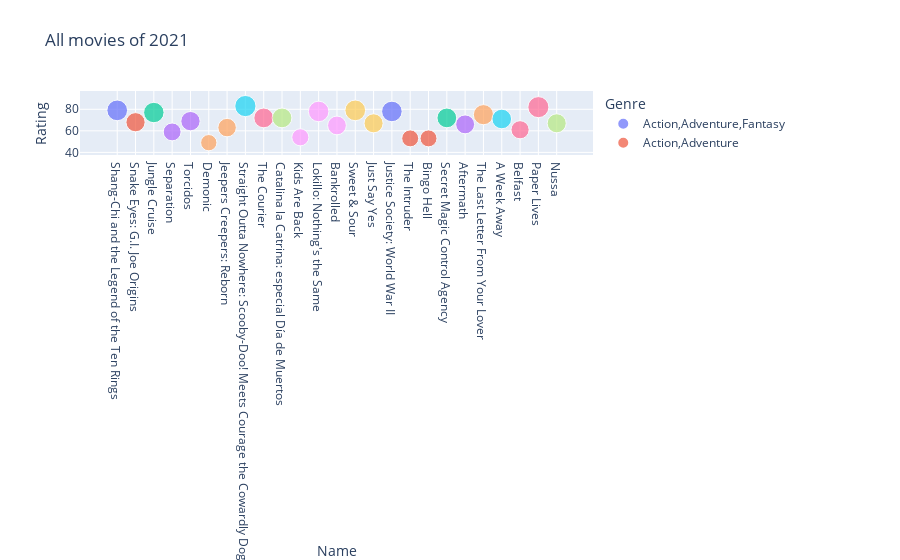

This figure's notebook cell:
### Code cell
fig = px.scatter(movies_2021, x="Name", y="Rating",
      size="Rating", color="Genre", size_max=15,hover_data=['Director'],title='All movies of 2021')
fig.show()

### Figure 1 — Plotly figure (JSON) as saved in the notebook; plotly's stock layout.template omitted (floating-point values rounded to 4 significant figures)
{"data": [{"customdata": [["Destin Daniel Cretton"]], "hovertemplate": "Genre=Action,Adventure,Fantasy<br>Name=%{x}<br>Rating=%{marker.size}<br>Director=%{customdata[0]}<extra></extra>", "legendgroup": "Action,Adventure,Fantasy", "marker": {"color": "#636efa", "size": [79], "sizemode": "area", "sizeref": 0.3689, "symbol": "circle"}, "mode": "markers", "name": "Action,Adventure,Fantasy", "orientation": "v", "showlegend": true, "type": "scatter", "x": ["Shang-Chi and the Legend of the Ten Rings"], "xaxis": "x", "y": [79], "yaxis": "y"}, {"customdata": [["Evan Spiliotopoulos"]], "hovertemplate": "Genre=Action,Adventure<br>Name=%{x}<br>Rating=%{marker.size}<br>Director=%{customdata[0]}<extra></extra>", "legendgroup": "Action,Adventure", "marker": {"color": "#EF553B", "size": [68], "sizemode": "area", "sizeref": 0.3689, "symbol": "circle"}, "mode": "markers", "name": "Action,Adventure", "orientation": "v", "showlegend": true, "type": "scatter", "x": ["Snake Eyes: G.I. Joe Origins"], "xaxis": "x", "y": [68], "yaxis": "y"}, {"customdata": [["Jaume Collet-Serra"]], "hovertemplate": "Genre=Adventure,Fantasy,Comedy,Action<br>Name=%{x}<br>Rating=%{marker.size}<br>Director=%{customdata[0]}<extra></extra>", "legendgroup": "Adventure,Fantasy,Comedy,Action", "marker": {"color": "#00cc96", "size": [77], "sizemode": "area", "sizeref": 0.3689, "symbol": "circle"}, "mode": "markers", "name": "Adventure,Fantasy,Comedy,Action", "orientation": "v", "showlegend": true, "type": "scatter", "x": ["Jungle Cruise"], "xaxis": "x", "y": [77], "yaxis": "y"}, {"customdata": [["William Brent Bell"], ["David Koepp"]], "hovertemplate": "Genre=Horror<br>Name=%{x}<br>Rating=%{marker.size}<br>Director=%{customdata[0]}<extra></extra>", "legendgroup": "Horror", "marker": {"color": "#ab63fa", "size": [59, 69], "sizemode": "area", "sizeref": 0.3689, "symbol": "circle"}, "mode": "markers", "name": "Horror", "orientation": "v", "showlegend": true, "type": "scatter", "x": ["Separation", "Torcidos"], "xaxis": "x", "y": [59, 69], "yaxis": "y"}, {"customdata": [["Neill Blomkamp"], ["Kevin Williamson"]], "hovertemplate": "Genre=Horror,Thriller<br>Name=%{x}<br>Rating=%{marker.size}<br>Director=%{customdata[0]}<extra></extra>", "legendgroup": "Horror,Thriller", "marker": {"color": "#FFA15A", "size": [49, 63], "sizemode": "area", "sizeref": 0.3689, "symbol": "circle"}, "mode": "markers", "name": "Horror,Thriller", "orientation": "v", "showlegend": true, "type": "scatter", "x": ["Demonic", "Jeepers Creepers: Reborn"], "xaxis": "x", "y": [49, 63], "yaxis": "y"}, {"customdata": [["Joseph Barbera"]], "hovertemplate": "Genre=Animation,Comedy,Mystery,Family,Fantasy<br>Name=%{x}<br>Rating=%{marker.size}<br>Director=%{customdata[0]}<extra></extra>", "legendgroup": "Animation,Comedy,Mystery,Family,Fantasy", "marker": {"color": "#19d3f3", "size": [83], "sizemode": "area", "sizeref": 0.3689, "symbol": "circle"}, "mode": "markers", "name": "Animation,Comedy,Mystery,Family,Fantasy", "orientation": "v", "showlegend": true, "type": "scatter", "x": ["Straight Outta Nowhere: Scooby-Doo! Meets Courage the Cowardly Dog"], "xaxis": "x", "y": [83], "yaxis": "y"}, {"customdata": [["Dominic Cooke"]], "hovertemplate": "Genre=Thriller,History,Drama<br>Name=%{x}<br>Rating=%{marker.size}<br>Director=%{customdata[0]}<extra></extra>", "legendgroup": "Thriller,History,Drama", "marker": {"color": "#FF6692", "size": [72], "sizemode": "area", "sizeref": 0.3689, "symbol": "circle"}, "mode": "markers", "name": "Thriller,History,Drama", "orientation": "v", "showlegend": true, "type": "scatter", "x": ["The Courier"], "xaxis": "x", "y": [72], "yaxis": "y"}, {"customdata": [["Dominic Cooke"]], "hovertemplate": "Genre=Family,Animation<br>Name=%{x}<br>Rating=%{marker.size}<br>Director=%{customdata[0]}<extra></extra>", "legendgroup": "Family,Animation", "marker": {"color": "#B6E880", "size": [72], "sizemode": "area", "sizeref": 0.3689, "symbol": "circle"}, "mode": "markers", "name": "Family,Animation", "orientation": "v", "showlegend": true, "type": "scatter", "x": ["Catalina la Catrina: especial Día de Muertos"], "xaxis": "x", "y": [72], "yaxis": "y"}, {"customdata": [["Michèle Laroque"], ["Yedinson Flórez"], ["Marcos Bucay"]], "hovertemplate": "Genre=Comedy<br>Name=%{x}<br>Rating=%{marker.size}<br>Director=%{customdata[0]}<extra></extra>", "legendgroup": "Comedy", "marker": {"color": "#FF97FF", "size": [54, 78, 65], "sizemode": "area", "sizeref": 0.3689, "symbol": "circle"}, "mode": "markers", "name": "Comedy", "orientation": "v", "showlegend": true, "type": "scatter", "x": ["Kids Are Back", "Lokillo: Nothing's the Same", "Bankrolled"], "xaxis": "x", "y": [54, 78, 65], "yaxis": "y"}, {"customdata": [["Lee Kae-byeok"], ["Appie Boudellah"]], "hovertemplate": "Genre=Comedy,Romance<br>Name=%{x}<br>Rating=%{marker.size}<br>Director=%{customdata[0]}<extra></extra>", "legendgroup": "Comedy,Romance", "marker": {"color": "#FECB52", "size": [79, 67], "sizemode": "area", "sizeref": 0.3689, "symbol": "circle"}, "mode": "markers", "name": "Comedy,Romance", "orientation": "v", "showlegend": true, "type": "scatter", "x": ["Sweet & Sour", "Just Say Yes"], "xaxis": "x", "y": [79, 67], "yaxis": "y"}, {"customdata": [["Jeff Wamester"]], "hovertemplate": "Genre=Animation,War,Science Fiction<br>Name=%{x}<br>Rating=%{marker.size}<br>Director=%{customdata[0]}<extra></extra>", "legendgroup": "Animation,War,Science Fiction", "marker": {"color": "#636efa", "size": [78], "sizemode": "area", "sizeref": 0.3689, "symbol": "circle"}, "mode": "markers", "name": "Animation,War,Science Fiction", "orientation": "v", "showlegend": true, "type": "scatter", "x": ["Justice Society: World War II"], "xaxis": "x", "y": [78], "yaxis": "y"}, {"customdata": [["Natalia Meta"], ["Gigi Saúl Guerrero"]], "hovertemplate": "Genre=Thriller<br>Name=%{x}<br>Rating=%{marker.size}<br>Director=%{customdata[0]}<extra></extra>", "legendgroup": "Thriller", "marker": {"color": "#EF553B", "size": [53, 53], "sizemode": "area", "sizeref": 0.3689, "symbol": "circle"}, "mode": "markers", "name": "Thriller", "orientation": "v", "showlegend": true, "type": "scatter", "x": ["The Intruder", "Bingo Hell"], "xaxis": "x", "y": [53, 53], "yaxis": "y"}, {"customdata": [["Alexey Tsitsilin"]], "hovertemplate": "Genre=Animation,Comedy,Fantasy<br>Name=%{x}<br>Rating=%{marker.size}<br>Director=%{customdata[0]}<extra></extra>", "legendgroup": "Animation,Comedy,Fantasy", "marker": {"color": "#00cc96", "size": [72], "sizemode": "area", "sizeref": 0.3689, "symbol": "circle"}, "mode": "markers", "name": "Animation,Comedy,Fantasy", "orientation": "v", "showlegend": true, "type": "scatter", "x": ["Secret Magic Control Agency"], "xaxis": "x", "y": [72], "yaxis": "y"}, {"customdata": [["Peter Winther"]], "hovertemplate": "Genre=Horror,Crime,Drama,Thriller<br>Name=%{x}<br>Rating=%{marker.size}<br>Director=%{customdata[0]}<extra></extra>", "legendgroup": "Horror,Crime,Drama,Thriller", "marker": {"color": "#ab63fa", "size": [66], "sizemode": "area", "sizeref": 0.3689, "symbol": "circle"}, "mode": "markers", "name": "Horror,Crime,Drama,Thriller", "orientation": "v", "showlegend": true, "type": "scatter", "x": ["Aftermath"], "xaxis": "x", "y": [66], "yaxis": "y"}, {"customdata": [["Augustine Frizzell"]], "hovertemplate": "Genre=Drama,Romance<br>Name=%{x}<br>Rating=%{marker.size}<br>Director=%{customdata[0]}<extra></extra>", "legendgroup": "Drama,Romance", "marker": {"color": "#FFA15A", "size": [75], "sizemode": "area", "sizeref": 0.3689, "symbol": "circle"}, "mode": "markers", "name": "Drama,Romance", "orientation": "v", "showlegend": true, "type": "scatter", "x": ["The Last Letter From Your Lover"], "xaxis": "x", "y": [75], "yaxis": "y"}, {"customdata": [["Alan Powell"]], "hovertemplate": "Genre=Drama,Family,Music,Romance<br>Name=%{x}<br>Rating=%{marker.size}<br>Director=%{customdata[0]}<extra></extra>", "legendgroup": "Drama,Family,Music,Romance", "marker": {"color": "#19d3f3", "size": [71], "sizemode": "area", "sizeref": 0.3689, "symbol": "circle"}, "mode": "markers", "name": "Drama,Family,Music,Romance", "orientation": "v", "showlegend": true, "type": "scatter", "x": ["A Week Away"], "xaxis": "x", "y": [71], "yaxis": "y"}, {"customdata": [["Kenneth Branagh"], ["Can Ulkay"]], "hovertemplate": "Genre=Drama<br>Name=%{x}<br>Rating=%{marker.size}<br>Director=%{customdata[0]}<extra></extra>", "legendgroup": "Drama", "marker": {"color": "#FF6692", "size": [61, 82], "sizemode": "area", "sizeref": 0.3689, "symbol": "circle"}, "mode": "markers", "name": "Drama", "orientation": "v", "showlegend": true, "type": "scatter", "x": ["Belfast", "Paper Lives"], "xaxis": "x", "y": [61, 82], "yaxis": "y"}, {"customdata": [["Bony Wirasmono"]], "hovertemplate": "Genre=Animation,Family<br>Name=%{x}<br>Rating=%{marker.size}<br>Director=%{customdata[0]}<extra></extra>", "legendgroup": "Animation,Family", "marker": {"color": "#B6E880", "size": [67], "sizemode": "area", "sizeref": 0.3689, "symbol": "circle"}, "mode": "markers", "name": "Animation,Family", "orientation": "v", "showlegend": true, "type": "scatter", "x": ["Nussa"], "xaxis": "x", "y": [67], "yaxis": "y"}], "layout": {"legend": {"itemsizing": "constant", "title": {"text": "Genre"}, "tracegroupgap": 0}, "title": {"text": "All movies of 2021"}, "xaxis": {"anchor": "y", "domain": [0, 1], "title": {"text": "Name"}}, "yaxis": {"anchor": "x", "domain": [0, 1], "title": {"text": "Rating"}}}}
